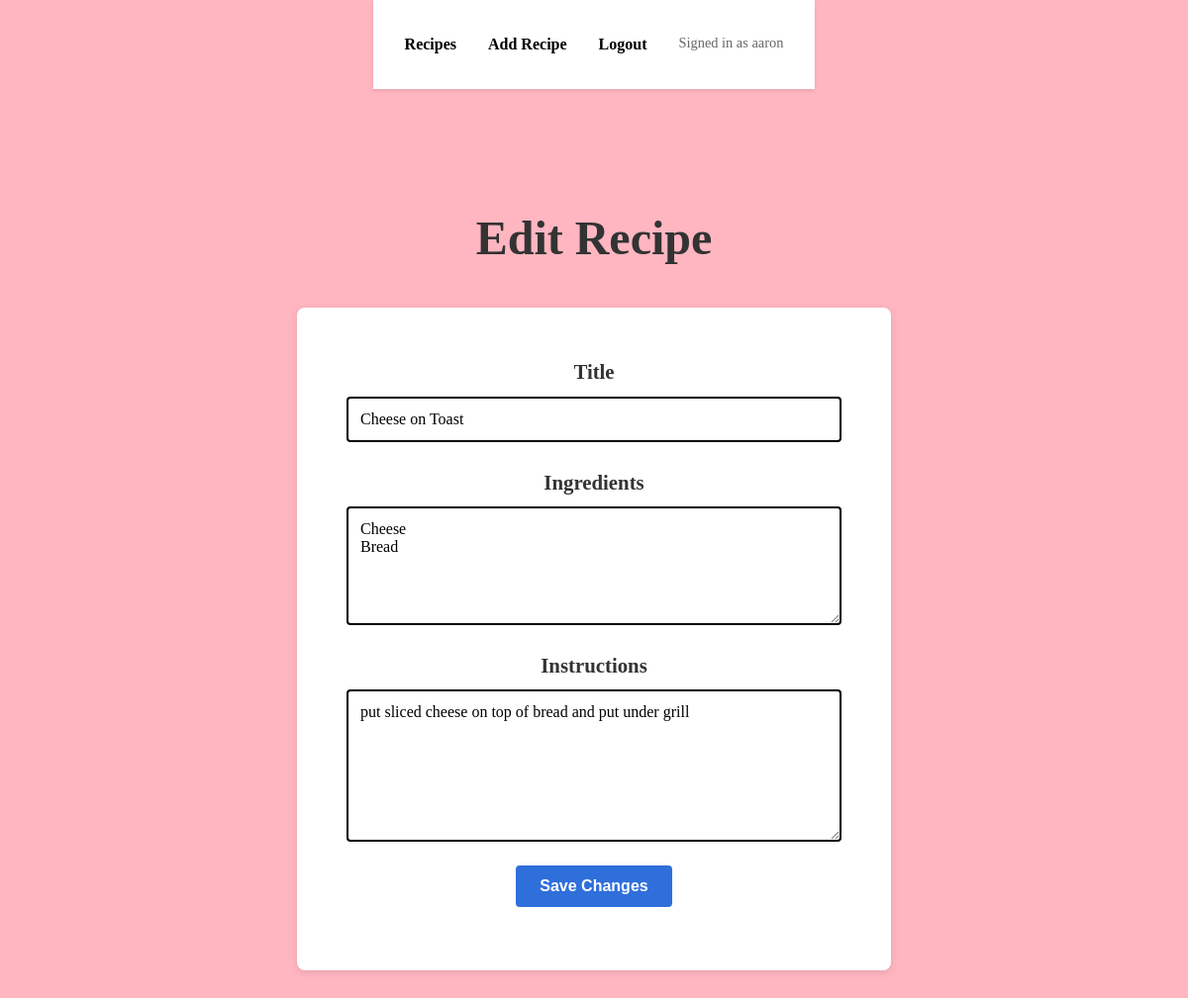
Page /recipes/1/edit/ (signed in) on the committed database.
### recipe_app/models.py (models this page shows, shortened)
class Recipe(models.Model):
    author = models.ForeignKey(
        settings.AUTH_USER_MODEL,
        on_delete=models.CASCADE,
        related_name='recipes'
    )
    title = models.CharField(max_length=200)
    description = models.TextField(blank=True)
    ingredients = models.TextField(blank=True)
    instructions = models.TextField(blank=True)
    created_at = models.DateTimeField(auto_now_add=True)
    updated_at = models.DateTimeField(auto_now=True)
    class Meta:
        ordering = ['-created_at']

### recipe_app/views.py (the view)
def recipe_edit(request, recipe_id):
    if not request.user.is_authenticated:
        return redirect('login')
    recipe = get_object_or_404(Recipe, id=recipe_id)
    if recipe.author != request.user:
        return HttpResponse(
            'You are not allowed to edit this recipe.',
            status=403,
        )
    form = RecipeForm(request.POST or None, instance=recipe)
    if request.method == 'POST' and form.is_valid():
        form.save()
        return redirect('recipe_detail', recipe_id=recipe.id)
    return render(request, 'recipes/recipe_form.html', {
        'form': form,
        'title': 'Edit Recipe',
    })

### recipe_app/forms.py
class RecipeForm(forms.ModelForm):
    class Meta:
        model = Recipe
        fields = ['title', 'ingredients', 'instructions']
        widgets = {
            'title': forms.TextInput(attrs={'class': 'form-control'}),
            'ingredients': forms.Textarea(attrs={'rows': 5, 'class': 'form-control'}),
            'instructions': forms.Textarea(attrs={'rows': 7, 'class': 'form-control'}),
        }

### recipe_app/templates/recipes/recipe_form.html (shortened to what this page needs)
{% extends 'recipes/base.html' %}
{% block content %}
<h1>{{ title }}</h1>
<form method="post">
    <div class="form-field" style="margin-bottom: 1.5rem;">
        <h3 style="margin-bottom: 0.5rem;">Title</h3>
        {{ form.title }}
    </div>
    <div class="form-field" style="margin-bottom: 1.5rem;">
        <h3 style="margin-bottom: 0.5rem;">Ingredients</h3>
        {{ form.ingredients }}
    </div>
    <div class="form-field" style="margin-bottom: 1.5rem;">
        <h3 style="margin-bottom: 0.5rem;">Instructions</h3>
        {{ form.instructions }}
    </div>
    <button type="submit" class="btn" style="display: block; margin: 1rem auto;">{% if title == 'Create Recipe' %}Create Recipe{% else %}Save Changes{% endif %}</button>
</form>
{% endblock %}

### recipe_app/templates/recipes/base.html (shortened to what this page needs)
<!DOCTYPE html>
{% load static %}
<html lang="en">
<head>
    <link rel="stylesheet" href="{% static 'styles.css' %}">
</head>
<body>
    <nav>
        {% if request.user.is_authenticated %}
            <a href="{% url 'recipe_index' %}">Recipes</a>
            <a href="{% url 'recipe_create' %}">Add Recipe</a>
            <a href="{% url 'logout' %}">Logout</a>
            <span>Signed in as {{ request.user.username }}</span>
        {% else %}
            <a href="{% url 'login' %}">Login</a>
            <a href="{% url 'signup' %}">Sign Up</a>
        {% endif %}
    </nav>
    <div class="content">
        {% block content %}{% endblock %}
    </div>
</body>
</html>

### styles/styles.css (style rules this page uses)
:root { --primary-color: #2f6fdb; --primary-hover: #255ec1; --text-dark: #333; --text-light: #666; --bg-light: #FFB6C1; --border-color: #ddd; --alert-danger: #f8d7da; --alert-text: #721c24; }
* { margin: 0; padding: 0; box-sizing: border-box; }
body { background-color: var(--bg-light); color: var(--text-dark); line-height: 1.6; min-height: 100vh; display: flex; flex-direction: column; align-items: center; }
nav { background-color: white; padding: 1.5rem; text-align: center; box-shadow: 0 2px 4px rgba(0, 0, 0, 0.1); display: flex; justify-content: center; flex-wrap: wrap; gap: 1rem; }
nav a { color: #000; text-decoration: none; font-weight: 600; transition: color 0.3s ease; }
nav span { color: var(--text-light); font-size: 0.9rem; }
.content { flex: 1; display: flex; flex-direction: column; align-items: center; padding: 2rem 1rem; width: 100%; margin: 0 auto; max-width: 1000px; }
h1, h2, h3 { text-align: center; margin-bottom: 1.5rem; color: var(--text-dark); }
h1 { font-size: 2.5rem; margin-bottom: 2rem; }
h3 { font-size: 1.3rem; }
form { background-color: white; padding: 2rem; border-radius: 8px; box-shadow: 0 2px 8px rgba(0, 0, 0, 0.1); width: 100%; max-width: 500px; }
input[type="text"], input[type="email"], input[type="password"], textarea { padding: 0.75rem; border: 2px solid #000; border-radius: 4px; font-size: 1rem; font-family: inherit; }
textarea { resize: vertical; min-height: 120px; }
button, .btn { padding: 0.75rem 1.5rem; border: none; background-color: var(--primary-color); color: white; border-radius: 4px; cursor: pointer; font-size: 1rem; font-weight: 600; transition: background-color 0.3s ease; text-decoration: none; display: inline-block; text-align: center; }
a { color: var(--primary-color); text-decoration: none; }
@media (min-width: 1024px) { body { font-size: 1rem; } }
@media (min-width: 1024px) { .content { padding: 3rem 2rem; } }
@media (min-width: 1024px) { h1 { font-size: 3rem; } }
@media (min-width: 1024px) { form { max-width: 600px; padding: 3rem; } }
@media (min-width: 1024px) { nav { padding: 2rem; gap: 2rem; } }
.form-field { display: flex; flex-direction: column; align-items: center; }
.form-field { width: 100%; }
.form-field h3 { max-width: 500px; margin: 0 auto 0.5rem auto; text-align: center; }
.form-field input, .form-field textarea, .form-field select, .form-field .form-control { width: 100%; max-width: 500px; box-sizing: border-box; }

### rows in the picture
Recipe: title "Cheese on Toast", ingredients "Cheese Bread", instructions "put sliced cheese on top of bread and put under grill"

### other values in the picture
{{ request.user.username }} "aaron"
{{ title }} "Edit Recipe"
